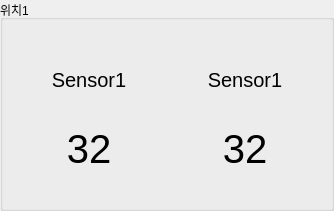
            <widget class="QGroupBox" name="groupBox">
             <property name="geometry">
              <rect>
               <x>10</x>
               <y>10</y>
               <width>321</width>
               <height>211</height>
              </rect>
             </property>
             <property name="styleSheet">
              <string notr="true"/>
             </property>
             <property name="title">
              <string>위치1</string>
             </property>
             <layout class="QGridLayout" name="gridLayout_19">
              <item row="1" column="0">
               <widget class="QWidget" name="widget_sensor_group1_1" native="true">
                <property name="sizePolicy">
                 <sizepolicy hsizetype="Fixed" vsizetype="Fixed">
                  <horstretch>0</horstretch>
                  <verstretch>0</verstretch>
                 </sizepolicy>
                </property>
                <property name="minimumSize">
                 <size>
                  <width>150</width>
                  <height>150</height>
                 </size>
                </property>
                <property name="styleSheet">
                 <string notr="true">QWidget#widget_sensor_group1_1 {
    border-image: url(img_sensor_display.png);
    background-repeat: no-repeat;
    background-position: center;
    background-size: cover;
}</string>
                </property>
                <layout class="QGridLayout" name="gridLayout_15">
                 <item row="0" column="0">
                  <layout class="QVBoxLayout" name="verticalLayout_3">
                   <item>
                    <widget class="QLabel" name="lbl_sensor_name1_1">
                     <property name="font">
                      <font>
                       <family>Arial</family>
                       <pointsize>15</pointsize>
                      </font>
                     </property>
                     <property name="text">
                      <string>Sensor1</string>
                     </property>
                     <property name="alignment">
                      <set>Qt::AlignCenter</set>
                     </property>
                    </widget>
                   </item>
                   <item>
                    <widget class="QLabel" name="lbl_sensor_value1_1">
                     <property name="sizePolicy">
                      <sizepolicy hsizetype="Expanding" vsizetype="Preferred">
                       <horstretch>0</horstretch>
                       <verstretch>0</verstretch>
                      </sizepolicy>
                     </property>
                     <property name="font">
                      <font>
                       <family>Arial</family>
                       <pointsize>30</pointsize>
                      </font>
                     </property>
                     <property name="text">
                      <string>32</string>
                     </property>
                     <property name="alignment">
                      <set>Qt::AlignCenter</set>
                     </property>
                    </widget>
                   </item>
                  </layout>
                 </item>
                </layout>
               </widget>
              </item>
              <item row="1" column="1">
               <widget class="QWidget" name="widget_sensor_group1_3" native="true">
                <property name="sizePolicy">
                 <sizepolicy hsizetype="Fixed" vsizetype="Fixed">
                  <horstretch>0</horstretch>
                  <verstretch>0</verstretch>
                 </sizepolicy>
                </property>
                <property name="minimumSize">
                 <size>
                  <width>150</width>
                  <height>150</height>
                 </size>
                </property>
                <property name="maximumSize">
                 <size>
                  <width>150</width>
                  <height>150</height>
                 </size>
                </property>
                <property name="styleSheet">
                 <string notr="true">QWidget#widget_sensor_group1_1 {
    border-image: url(img_sensor_display.png);
    background-repeat: no-repeat;
    background-position: center;
    background-size: cover;
}</string>
                </property>
                <layout class="QGridLayout" name="gridLayout_22">
                 <item row="0" column="0">
                  <layout class="QVBoxLayout" name="verticalLayout_9">
                   <item>
                    <widget class="QLabel" name="lbl_sensor_name1_2">
                     <property name="font">
                      <font>
                       <family>Arial</family>
                       <pointsize>15</pointsize>
                      </font>
                     </property>
                     <property name="text">
                      <string>Sensor1</string>
                     </property>
                     <property name="alignment">
                      <set>Qt::AlignCenter</set>
                     </property>
                    </widget>
                   </item>
                   <item>
                    <widget class="QLabel" name="lbl_sensor_value1_2">
                     <property name="sizePolicy">
                      <sizepolicy hsizetype="Expanding" vsizetype="Preferred">
                       <horstretch>0</horstretch>
                       <verstretch>0</verstretch>
                      </sizepolicy>
                     </property>
                     <property name="font">
                      <font>
                       <family>Arial</family>
                       <pointsize>30</pointsize>
                      </font>
                     </property>
                     <property name="text">
                      <string>32</string>
                     </property>
                     <property name="alignment">
                      <set>Qt::AlignCenter</set>
                     </property>
                    </widget>
                   </item>
                  </layout>
                 </item>
                </layout>
               </widget>
              </item>
             </layout>
            </widget>
